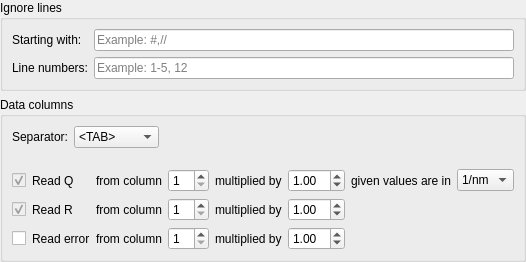
<?xml version="1.0" encoding="UTF-8"?>
<ui version="4.0">
 <class>QREDataLoaderProperties</class>
 <widget class="QWidget" name="QREDataLoaderProperties">
  <property name="geometry">
   <rect>
    <x>0</x>
    <y>0</y>
    <width>486</width>
    <height>241</height>
   </rect>
  </property>
  <property name="windowTitle">
   <string>Form</string>
  </property>
  <layout class="QVBoxLayout" name="verticalLayout_2">
   <property name="leftMargin">
    <number>0</number>
   </property>
   <property name="topMargin">
    <number>0</number>
   </property>
   <property name="rightMargin">
    <number>0</number>
   </property>
   <property name="bottomMargin">
    <number>0</number>
   </property>
   <item>
    <widget class="QGroupBox" name="groupBox_2">
     <property name="title">
      <string>Ignore lines</string>
     </property>
     <layout class="QFormLayout" name="formLayout">
      <property name="leftMargin">
       <number>9</number>
      </property>
      <item row="0" column="1">
       <widget class="QLineEdit" name="headerPrefixEdit">
        <property name="toolTip">
         <string>Example: #,//</string>
        </property>
        <property name="text">
         <string/>
        </property>
        <property name="placeholderText">
         <string>Example: #,//</string>
        </property>
       </widget>
      </item>
      <item row="1" column="1">
       <widget class="QLineEdit" name="linesToSkipEdit">
        <property name="toolTip">
         <string>Example: 1-5, 12</string>
        </property>
        <property name="placeholderText">
         <string>Example: 1-5, 12</string>
        </property>
       </widget>
      </item>
      <item row="1" column="0">
       <widget class="QLabel" name="label_2">
        <property name="text">
         <string>Line numbers:</string>
        </property>
       </widget>
      </item>
      <item row="0" column="0">
       <widget class="QLabel" name="label_3">
        <property name="text">
         <string>Starting with:</string>
        </property>
       </widget>
      </item>
     </layout>
    </widget>
   </item>
   <item>
    <widget class="QGroupBox" name="groupBox">
     <property name="title">
      <string>Data columns</string>
     </property>
     <layout class="QVBoxLayout" name="verticalLayout_4">
      <item>
       <layout class="QHBoxLayout" name="horizontalLayout_5">
        <item>
         <widget class="QLabel" name="label_4">
          <property name="text">
           <string>Separator:</string>
          </property>
         </widget>
        </item>
        <item>
         <widget class="QComboBox" name="separatorCombo">
          <property name="editable">
           <bool>false</bool>
          </property>
          <item>
           <property name="text">
            <string>&lt;TAB&gt;</string>
           </property>
          </item>
          <item>
           <property name="text">
            <string>&lt;SPACE&gt;</string>
           </property>
          </item>
          <item>
           <property name="text">
            <string>,</string>
           </property>
          </item>
          <item>
           <property name="text">
            <string>;</string>
           </property>
          </item>
         </widget>
        </item>
        <item>
         <spacer name="horizontalSpacer_4">
          <property name="orientation">
           <enum>Qt::Horizontal</enum>
          </property>
          <property name="sizeHint" stdset="0">
           <size>
            <width>40</width>
            <height>20</height>
           </size>
          </property>
         </spacer>
        </item>
       </layout>
      </item>
      <item>
       <spacer name="verticalSpacer">
        <property name="orientation">
         <enum>Qt::Vertical</enum>
        </property>
        <property name="sizeType">
         <enum>QSizePolicy::Fixed</enum>
        </property>
        <property name="sizeHint" stdset="0">
         <size>
          <width>20</width>
          <height>15</height>
         </size>
        </property>
       </spacer>
      </item>
      <item>
       <layout class="QGridLayout" name="gridLayout">
        <item row="0" column="3">
         <widget class="QSpinBox" name="spinBox">
          <property name="minimum">
           <number>1</number>
          </property>
         </widget>
        </item>
        <item row="2" column="3">
         <widget class="QSpinBox" name="spinBox_3">
          <property name="minimum">
           <number>1</number>
          </property>
         </widget>
        </item>
        <item row="0" column="10">
         <spacer name="horizontalSpacer_2">
          <property name="orientation">
           <enum>Qt::Horizontal</enum>
          </property>
          <property name="sizeHint" stdset="0">
           <size>
            <width>40</width>
            <height>20</height>
           </size>
          </property>
         </spacer>
        </item>
        <item row="0" column="1">
         <widget class="QLabel" name="label">
          <property name="text">
           <string>Read Q</string>
          </property>
         </widget>
        </item>
        <item row="0" column="2">
         <widget class="QLabel" name="label_5">
          <property name="text">
           <string>from column</string>
          </property>
         </widget>
        </item>
        <item row="2" column="4">
         <widget class="QLabel" name="factorLabel4_8">
          <property name="text">
           <string>multiplied by</string>
          </property>
         </widget>
        </item>
        <item row="0" column="5">
         <widget class="QDoubleSpinBox" name="factorSpinBox4_2">
          <property name="value">
           <double>1.000000000000000</double>
          </property>
         </widget>
        </item>
        <item row="0" column="7">
         <widget class="QComboBox" name="qUnitCombo">
          <item>
           <property name="text">
            <string>1/nm</string>
           </property>
          </item>
          <item>
           <property name="text">
            <string>1/Å</string>
           </property>
          </item>
         </widget>
        </item>
        <item row="1" column="5">
         <widget class="QDoubleSpinBox" name="factorSpinBox4_5">
          <property name="value">
           <double>1.000000000000000</double>
          </property>
         </widget>
        </item>
        <item row="2" column="2">
         <widget class="QLabel" name="label_10">
          <property name="text">
           <string>from column</string>
          </property>
         </widget>
        </item>
        <item row="1" column="4">
         <widget class="QLabel" name="factorLabel4_7">
          <property name="text">
           <string>multiplied by</string>
          </property>
         </widget>
        </item>
        <item row="2" column="5">
         <widget class="QDoubleSpinBox" name="factorSpinBox4_6">
          <property name="value">
           <double>1.000000000000000</double>
          </property>
         </widget>
        </item>
        <item row="1" column="3">
         <widget class="QSpinBox" name="spinBox_2">
          <property name="minimum">
           <number>1</number>
          </property>
         </widget>
        </item>
        <item row="0" column="6">
         <widget class="QLabel" name="unitLabel4_2">
          <property name="text">
           <string>given values are in</string>
          </property>
         </widget>
        </item>
        <item row="1" column="1">
         <widget class="QLabel" name="label_7">
          <property name="text">
           <string>Read R</string>
          </property>
         </widget>
        </item>
        <item row="0" column="4">
         <widget class="QLabel" name="factorLabel4_2">
          <property name="text">
           <string>multiplied by</string>
          </property>
         </widget>
        </item>
        <item row="1" column="2">
         <widget class="QLabel" name="label_6">
          <property name="text">
           <string>from column</string>
          </property>
         </widget>
        </item>
        <item row="0" column="0">
         <widget class="QCheckBox" name="checkBox">
          <property name="enabled">
           <bool>false</bool>
          </property>
          <property name="text">
           <string/>
          </property>
          <property name="checked">
           <bool>true</bool>
          </property>
         </widget>
        </item>
        <item row="1" column="0">
         <widget class="QCheckBox" name="checkBox_2">
          <property name="enabled">
           <bool>false</bool>
          </property>
          <property name="text">
           <string/>
          </property>
          <property name="checked">
           <bool>true</bool>
          </property>
         </widget>
        </item>
        <item row="2" column="0">
         <widget class="QCheckBox" name="enableErrorCheckBox">
          <property name="text">
           <string/>
          </property>
         </widget>
        </item>
        <item row="2" column="1">
         <widget class="QLabel" name="label_8">
          <property name="text">
           <string>Read error</string>
          </property>
         </widget>
        </item>
       </layout>
      </item>
     </layout>
    </widget>
   </item>
  </layout>
 </widget>
 <resources/>
 <connections/>
</ui>
